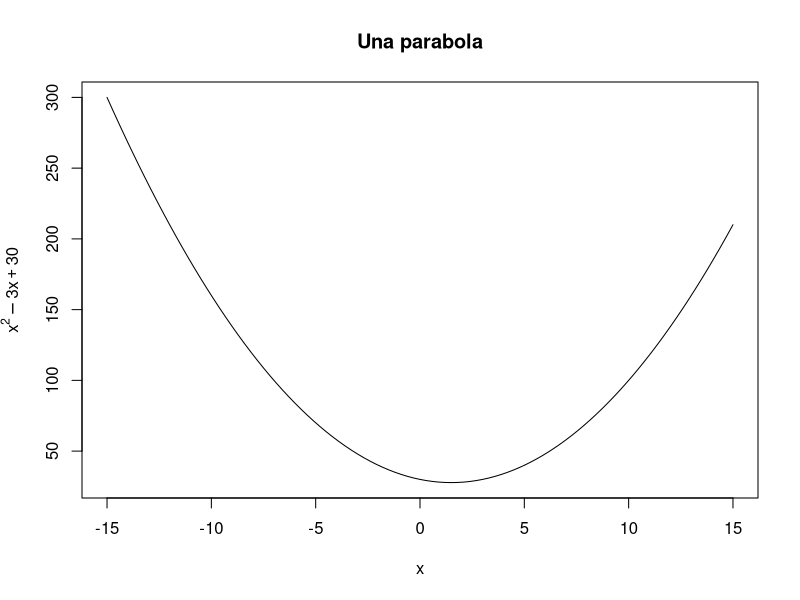
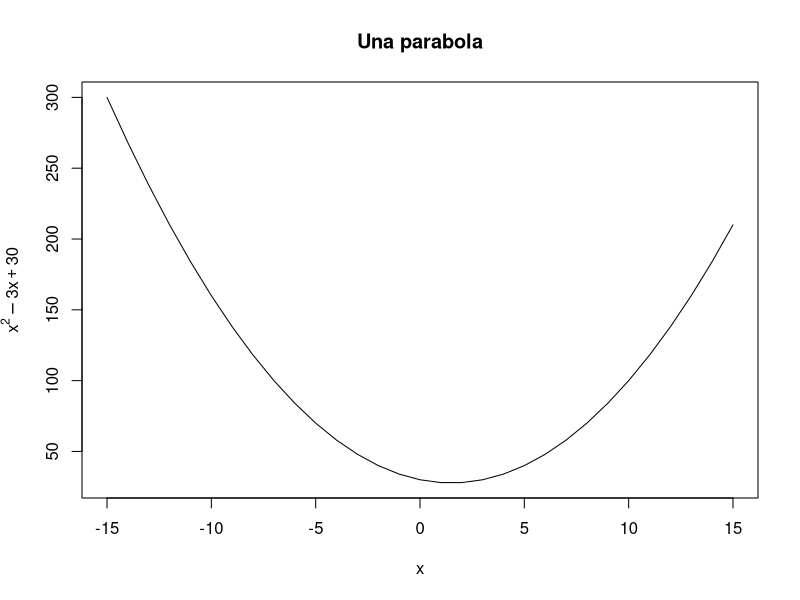
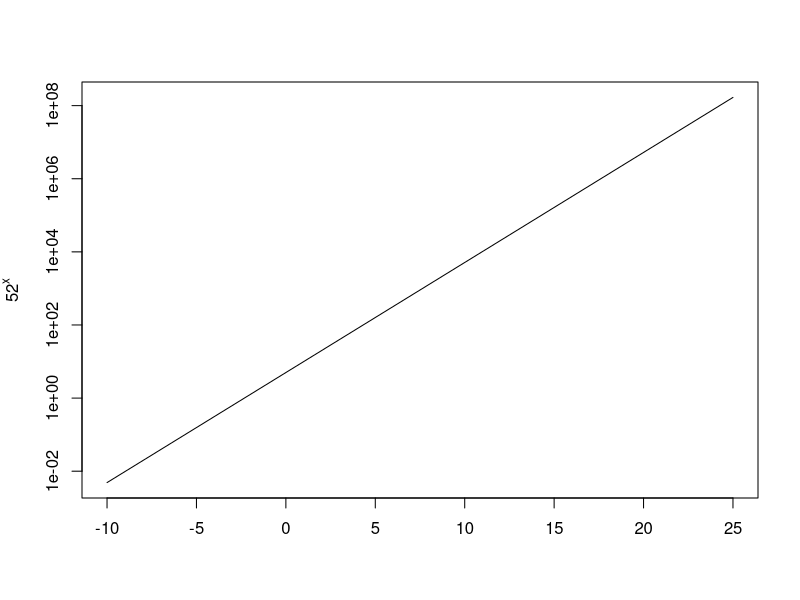
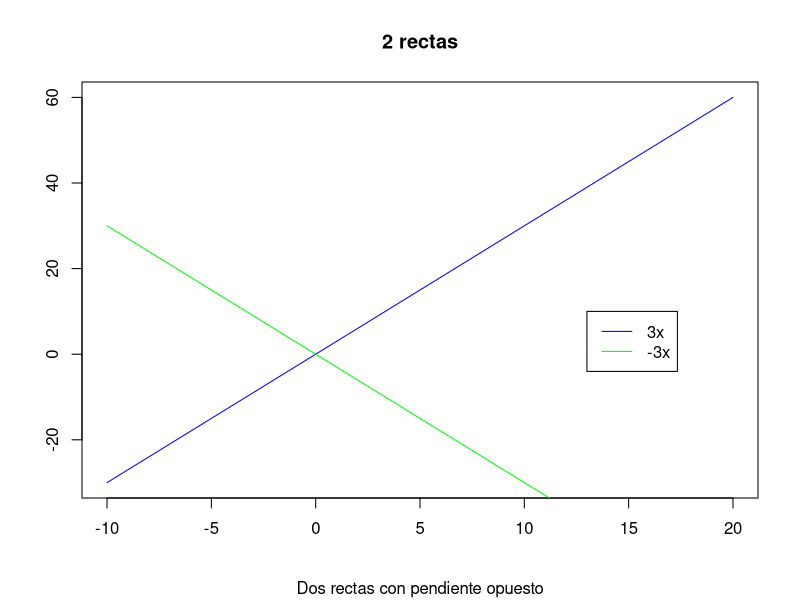
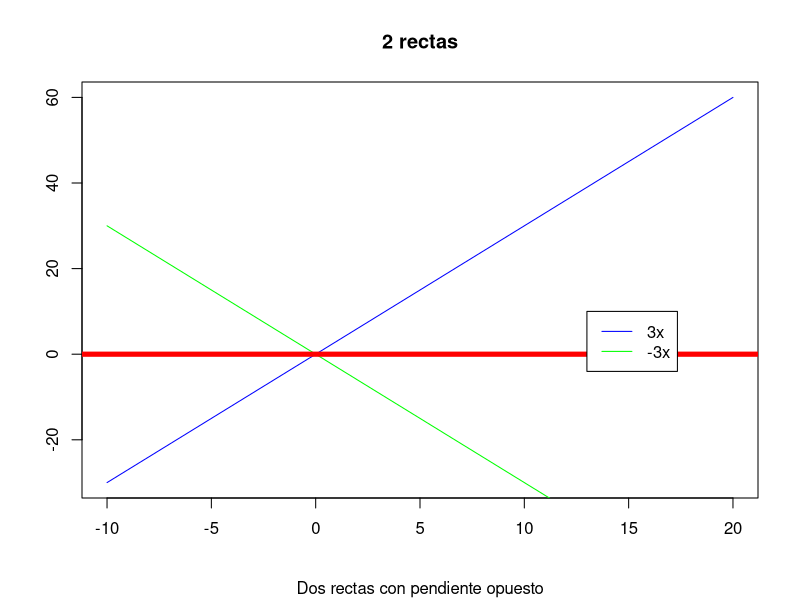
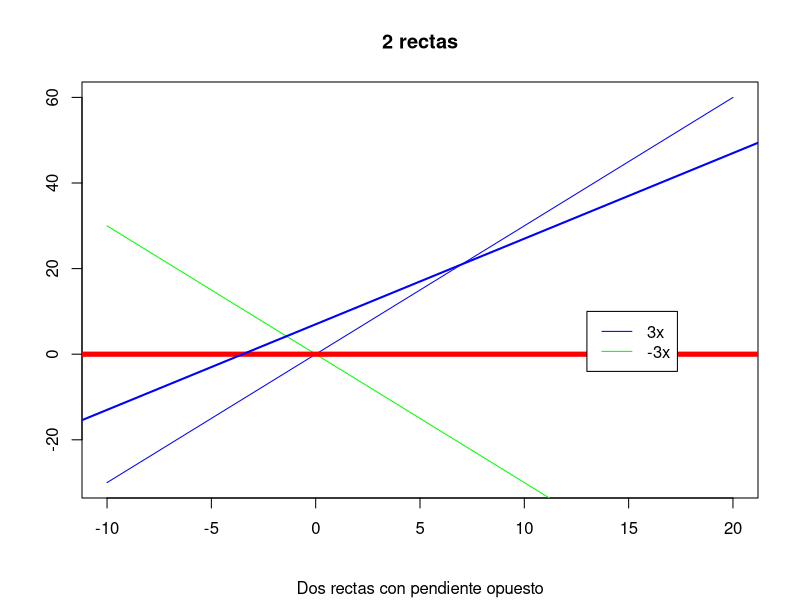

Write the R code that produced these figures, in order.
## ---- chunk 1
knitr::opts_chunk$set(echo = TRUE)
## ---- chunk 2
curve(x^2-3*x+30,-15,15,main="Una parabola", xlab = expression(x),ylab = expression(y=x^2-3*x+30))
## ---- chunk 3
f = function(x){x^2-3*x+30}

I = c(-15:15)

#No, la sentencia es incorrecta. La sentencia correcta sería:

plot(I, f(I), type = "l", main = "Una parabola",xlab = expression(x),ylab = expression(y=x^2-3*x+30))
## ---- chunk 4
curve(5*2^x,-10,25,log="y", ylab = expression(y = 5*2^x), xlab = "")
## ---- chunk 5
curve(3*x,-10,20, xlab = "", ylab="",col="blue", main = "2 rectas", sub = "Dos rectas con pendiente opuesto");
curve(-3*x,col="green",add=TRUE);

legend(13,10,legend=c("3x","-3x"),lty=c(1,1),col=c("blue","green"))
## ---- chunk 6
curve(3*x,-10,20, xlab = "", ylab="",col="blue", main = "2 rectas", sub = "Dos rectas con pendiente opuesto");
curve(-3*x,col="green",add=TRUE);
abline(h=0,col="red",lwd = 5)

legend(13,10,legend=c("3x","-3x"),lty=c(1,1),col=c("blue","green"))
## ---- chunk 7
curve(3*x,-10,20, xlab = "", ylab="",col="blue", main = "2 rectas", sub = "Dos rectas con pendiente opuesto");
curve(-3*x,col="green",add=TRUE);
abline(h=0,col="red",lwd = 5)
abline(7,2,col="blue",lwd = 2)

legend(13,10,legend=c("3x","-3x"),lty=c(1,1),col=c("blue","green"))
